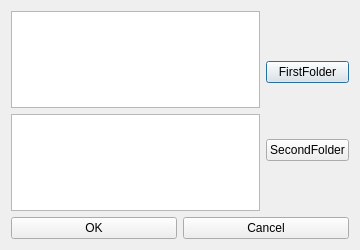
<?xml version="1.0" encoding="UTF-8"?>
<ui version="4.0">
 <class>openTwoFiles</class>
 <widget class="QDialog" name="openTwoFiles">
  <property name="geometry">
   <rect>
    <x>0</x>
    <y>0</y>
    <width>360</width>
    <height>250</height>
   </rect>
  </property>
  <property name="minimumSize">
   <size>
    <width>360</width>
    <height>250</height>
   </size>
  </property>
  <property name="maximumSize">
   <size>
    <width>360</width>
    <height>250</height>
   </size>
  </property>
  <property name="windowTitle">
   <string>Dialog</string>
  </property>
  <layout class="QGridLayout" name="gridLayout_8">
   <item row="0" column="0">
    <layout class="QGridLayout" name="gridLayout_4">
     <item row="0" column="0">
      <widget class="QTextBrowser" name="textBrowser"/>
     </item>
     <item row="1" column="0">
      <widget class="QTextBrowser" name="textBrowser_2"/>
     </item>
    </layout>
   </item>
   <item row="0" column="1">
    <layout class="QGridLayout" name="gridLayout_7">
     <item row="0" column="0">
      <layout class="QGridLayout" name="gridLayout">
       <item row="0" column="0">
        <widget class="QPushButton" name="pushButton">
         <property name="text">
          <string>FirstFolder</string>
         </property>
        </widget>
       </item>
      </layout>
     </item>
     <item row="1" column="0">
      <layout class="QGridLayout" name="gridLayout_2">
       <item row="0" column="0">
        <widget class="QPushButton" name="pushButton_2">
         <property name="text">
          <string>SecondFolder</string>
         </property>
        </widget>
       </item>
      </layout>
     </item>
    </layout>
   </item>
   <item row="1" column="0" colspan="2">
    <layout class="QHBoxLayout" name="horizontalLayout">
     <item>
      <widget class="QPushButton" name="pushButton_3">
       <property name="text">
        <string>OK</string>
       </property>
      </widget>
     </item>
     <item>
      <widget class="QPushButton" name="pushButton_4">
       <property name="text">
        <string>Cancel</string>
       </property>
      </widget>
     </item>
    </layout>
   </item>
  </layout>
 </widget>
 <resources/>
 <connections/>
</ui>
